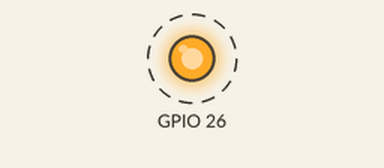
This program was run on a simulated Raspberry Pi (BCM pin numbers). Shown: output pins drawn as LEDs (lit = HIGH). Dashed ring = blinking.

Above: at 0.5 s.
Timing chart, 0 to 4.6 s (numbered marks = the images above):
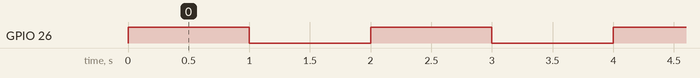

Measured:
- by itself, GPIO 26: alternates HIGH for 1.0 s and LOW for 1.0 s

The program:

LED_high_low.py
```python
import RPi.GPIO as GPIO
import time

GPIO.setmode(GPIO.BCM)
mode = GPIO.getmode()

chan_list = [11,12]
GPIO.setwarnings(False)
GPIO.setup(26, GPIO.OUT)

while True:
    GPIO.output(26, GPIO.HIGH)
    time.sleep(1)
    GPIO.output(26, GPIO.LOW)
    time.sleep(1)
```
